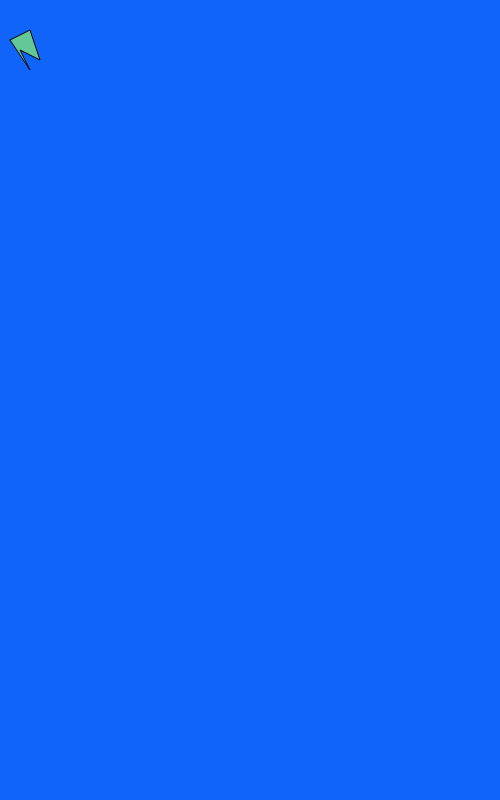
Frame 1 (no input)
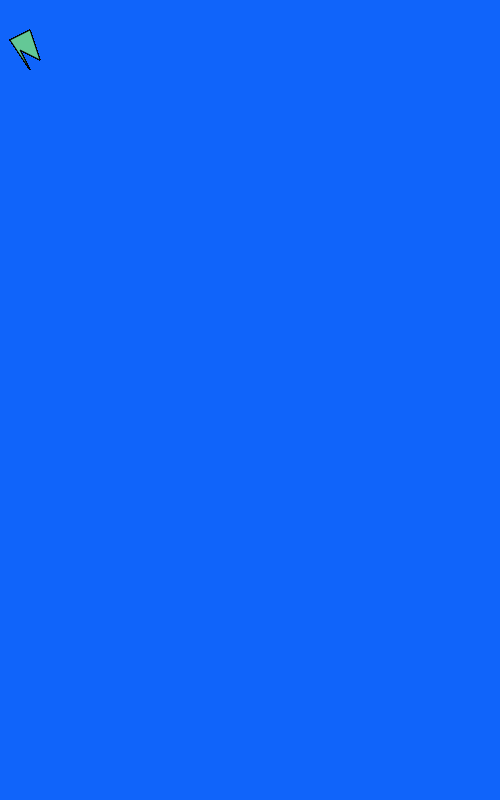
Frame 60 (no input)
Frame 120 (the mouse pressed at the canvas centre since frame 60): identical to frame 60, image omitted

The p5.js sketch that drew these frames (run headless with seeded random() and noise() and a simulated clock; from frame 60 on, the mouse is pressed at the canvas centre):

// p5.js sketch
// ── sketch.js
function setup(){ // Функция, которая автоматически вызовется один раз и используется для инициализации значения
    createCanvas(500, 800); // createCanvas(width,height) Создает полотно для отрисовки, где размеры указываются параметрами
    background(16, 100, 250); // bacground(red, green, blue) функция, которая отрисовывает на полотне "задний фон" с цветами переданными в качестве параметра
}

function draw(){ // Функция, которая автоматические вызывается каждый фрейм(FPS -> Frame Per Second) и по умолчанию в p5.js FPS - 30(30 кадров в секунду)
    customShape();
}

function testShape()
{
    strokeWeight(2);
    
    fill(100, 150, 10); // fill(red, green, blue) функция, которая определяет заливку всех последующих фигур, пока не будет определена новая заливка(новый fill)
    noStroke(); // noStroke() - функция, которая убирает рамки у всех фигур, пока не будет задан stroke()
    rect(0, 0, 55, 55); // rect(x, y, width, height) функция, которая отрисовывает на полотне фигуру четырехуголника, где левый верхний угол начинается от координат x и y, и строится с шириной width, и высотой height
    fill(255, 100, 10);
    stroke(255, 255, 255); // stroke(red, green, blue) функция, которая включает, если была выключена рамка у фигур, а так-же задает цвет этой рамки
    rect(60, 60, 20, 20);
    triangle(200, 200, 250, 250, 300, 200); // triangle(x1, y1, x2, y2, x3, y3) - функция, котороая строит треугольник по трем вершинам
    line(350, 350, 400, 400); // line(x1, y1, x2, y2) функция, которая строит линию по двум координатам 
    quad(100, 10, 216, 18, 160, 360, 100, 360); // quad(x1, y1, x2, y2, x3, y3, x4, y4) функция, которая строит четырехугольник по заданными координатам 4 точек
    circle(420, 420, 30); // circle(x, y, radius) функция, которая отрисовывет круг по определенным координатам по центру с определенным радиусом, которые передаются параметром
    ellipse(252, 144, 100, 72); // ellipse(x, y, radiusX, radiusY) функция, которая рисует элипс по определенным координатам по центру с определенным радиусом по ширине и определенным радиусом по высоте
    arc(479, 300, 390, 280, PI, 4/3 * PI); // arc(xBegin, yBegin, xRadius, yRadius, PiBegin, PIEnd) - функция, которая отрисовывает сегмент круга, по центру координат и задает радиусы по x и y, а так-же определяет долю отрисовки с помощью PI
    strokeWeight(10); // strokeWeight(weight) функция, которая определяет толшину рамки у фигур 
    point(450, 450); // point(x, y) функция, которая строит точку по координатам
}

function customShape()
{
    fill(100, 200, 150);
    beginShape(); // beginShape() - функция, которая определяет начало кастомной фигуры
        vertex(10, 40); // vertex(x, y) - вершина которая устанвливается в x, y
        vertex(30, 30);
        vertex(40, 60);
        vertex(20, 50);
        vertex(30, 70);
        vertex(10, 40);
    endShape(); // endShape() - функция, которая заканчивает кастомную фигуру
}
